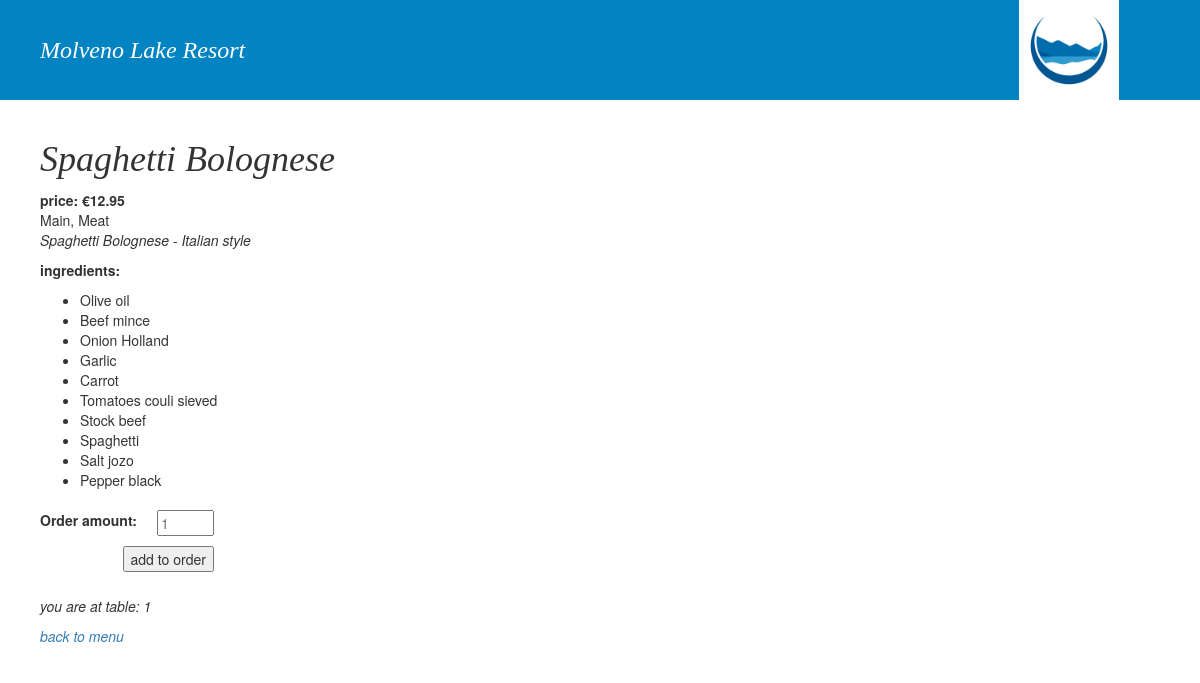
The page /menuitem/2/ (signed in) on the database its author committed.
### restaurant/models.py (models this page shows, shortened)
class MenuItem(models.Model):
    name = models.CharField(max_length=128)
    description = models.CharField(max_length=2000)
    menu_item_type = models.ForeignKey('MenuItemType',
                                       on_delete=models.PROTECT)
    course_type = models.ForeignKey('CourseType',
                                    on_delete=models.PROTECT)
    recipe = models.TextField()
    def _get_uplift(self):
        if self.course_type.course_type == 'Drink':
            value = 1.90
        else:
            value = 1.65
        return value
    uplift = property(_get_uplift)
    def _get_suggested_selling_price(self):
        r = 0
        allingredients = Ingredient.objects.filter(menu_item__in=MenuItem.objects.filter(name = self.name))
        for item in allingredients:
            if item.unit == 'KG' or item.unit == 'L' or item.unit == 'PCS':
                r += ((item.ingredient.price / item.ingredient.container_amount) * item.amount)
            if item.unit == 'G' or item.unit == 'ML':
                r += ((item.ingredient.price / item.ingredient.container_amount) * item.amount/1000)
            else:
                r += ((item.ingredient.price / item.ingredient.container_amount) * item.amount/1000000)
        return round(Decimal((float(r)*self.uplift)),2)
    suggested_selling_price = property(_get_suggested_selling_price)

class MenuItemAddition(models.Model):
    menu_card = models.ForeignKey(MenuCard, on_delete=models.CASCADE)
    menu_item = models.ForeignKey(MenuItem, on_delete=models.PROTECT)
    selling_price = models.DecimalField(max_digits=5, decimal_places=2, default=0)
    class Meta:
        verbose_name = 'Menu Item'
        verbose_name_plural = 'Menu items'

class CourseType(models.Model):
    course_type = models.CharField(max_length=200)
    def __str__(self):
        return self.course_type

class MenuItemType(models.Model):
    menu_item_type = models.CharField(max_length=200)
    def __str__(self):
        return self.menu_item_type

class Ingredient(models.Model):
    menu_item = models.ForeignKey(MenuItem, on_delete=models.CASCADE)
    ingredient = models.ForeignKey(Inventory, on_delete=models.PROTECT)
    UNIT_CHOICES = (
        ('MG', 'Milligram'),
        ('G', 'Gram'),
        ('KG', 'Kilogram'),
        ('ML', 'Milliliter'),
        ('L', 'Liter'),
        ('PCS', 'Pieces'),
    )
    unit = models.CharField(
        max_length=200,
        choices=UNIT_CHOICES,
        default='G'
    )
    amount = models.DecimalField(max_digits=5, decimal_places=2)

class Inventory(models.Model):
    description = models.CharField(max_length=200)
    brand = models.CharField(max_length=200)
    supplier = models.ForeignKey("Supplier", on_delete=models.PROTECT)
    article_number = models.IntegerField(default=0)
    UNIT_CHOICES = (
        ('KG', 'Kilogram'),
        ('PCS', 'Pieces'),
        ('LTR', 'Liter'),
    )
    unit = models.CharField(
        max_length=200,
        choices=UNIT_CHOICES,
        default='KG'
    )
    container_amount = models.DecimalField(
        max_digits=5, decimal_places=2
    )
    price = models.DecimalField(
        max_digits=5, decimal_places=2
    )
    minimum_quantity = models.DecimalField(
        default=0, max_digits=5, decimal_places=2
    )
    current_stock = models.DecimalField(
        default=0, max_digits=5, decimal_places=2
    )
    order_quantity = models.IntegerField(default=0)
    def _get_unit_price(self):
        if self.price and self.container_amount:
            return round((self.price / self.container_amount), 2)
    unit_price = property(_get_unit_price)
    def _get_stock_value(self):
        if self.current_stock and self.price and self.container_amount:
            return round((self.current_stock * (self.price / self.container_amount)), 2)
    stock_value = property(_get_stock_value)
    class Meta:
        verbose_name = "Inventory Item"
        verbose_name_plural = "Inventory"

### restaurant/views.py (the view)
# urls.py: path('menuitem/<int:pk>/', views.MenuItemView.as_view(), name="menu_item"),
class MenuItemView(generic.DetailView):
    model = MenuItem
    template_name = 'restaurant/menu_item.html'
    context_object_name = 'menu_item'
    def get_context_data(self, **kwargs):
        context = super().get_context_data(**kwargs)
        menu_item_addition = get_object_or_404(
            MenuItemAddition, menu_item=self.kwargs['pk'])
        context['selling_price'] = menu_item_addition.selling_price
        context['form'] = MenuItemForm()
        context['table_id'] = self.request.session['table_id']
        return context

### restaurant/forms.py
class MenuItemForm(forms.Form):
    order_amount = forms.CharField(widget=TextInput(attrs={
        'min': '1', 'max': '10', 'type': 'number', 'placeholder': '1'}))

### restaurant/templates/restaurant/menu_item.html (shortened to what this page needs)
{% extends 'restaurant/base.html' %}
{% block content %}
<p><h1>{{menu_item.name}}</h1></p>
<p><b>price: €{{selling_price}}</b><br>
{{menu_item.course_type}}, {{menu_item.menu_item_type}}<br>
<i>{{menu_item.description}}</i></p>
<p>
<b>ingredients:</b>
<ul>
  {% for ingredient in menu_item.ingredient_set.all %}
  <li>{{ingredient.ingredient.description}}</li>
  {% endfor %}
</ul>
</p>
<form action="{% url 'restaurant:addorder' menu_item.id %}" method="POST">
  <div class='orderform'>
  <p><table>{{ form.as_table }}</table></p>
  <input type="submit" value="add to order" style="float: right;" />
</div>
</form>
<br><p><i>you are at table: {{table_id}}</i></p>
<a href="{% url 'restaurant:menucard' table_id %}"><i>back to menu</i></a>
{% endblock %}

### restaurant/static/restaurant/style/base.css (style rules this page uses)
h1 { font-family: "Brush Script MT", cursive; font-style: italic; font-variant: normal; font-weight: 400; }
td { padding-left: 20px; }
th { display: table-cell; font-weight: lighter; text-align: left; }
.orderform { display: inline-block; }

### rows shown on the page
MenuItem: name "Spaghetti Bolognese", course_type "Main", menu_item_type "Meat", description "Spaghetti Bolognese - Italian style"
MenuItemAddition: selling_price "12.95"
Ingredient: ingredient.description "Olive oil"
Ingredient: ingredient.description "Beef mince"
Ingredient: ingredient.description "Onion Holland"
Ingredient: ingredient.description "Garlic"
Ingredient: ingredient.description "Carrot"
Ingredient: ingredient.description "Tomatoes couli sieved"
Ingredient: ingredient.description "Stock beef"
Ingredient: ingredient.description "Spaghetti"
Ingredient: ingredient.description "Salt jozo"
Ingredient: ingredient.description "Pepper black"

### other values the page prints
{{ table_id }} "1"
